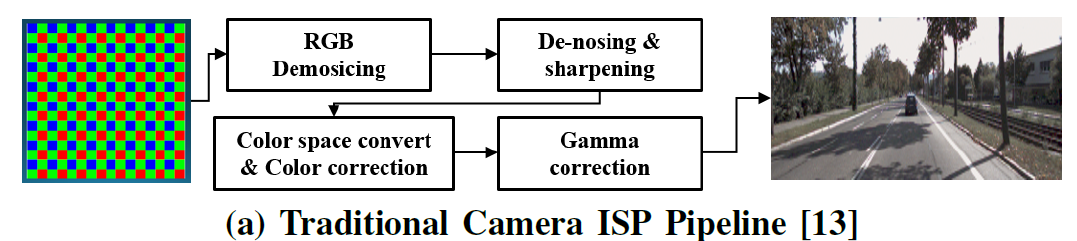
#> input picture media/teaser_a.png, 1077 x 241 px, given as the content of the folder ../../media/DIV2K/DIV2K_train_HR, which was not available
$ python prepare_syn.py --images-dir-rgb ../../media --images-dir-raw ../../media --output-path out.png
#> lines starting #> are read from the running program, lines starting #| are printed output that depends on the picture; pictures that were not available may be replaced by others from this repository, and a replacement may not be noted
import argparse
import glob
import h5py
import numpy as np
import cv2
import os
import random

def show_img_cv2_plt(image) :
    import matplotlib.pyplot as plt
    plt.imshow(cv2.cvtColor(image, cv2.COLOR_BGR2RGB))
    plt.show()

def make_dataset(args):
    if not args.test :
        raw_folder = os.path.join(args.output_path+'/train/raw/')
        rgb_folder = os.path.join(args.output_path+'/train/rgb/')
    else:
        raw_folder = os.path.join(args.output_path+'/test/raw/')
        rgb_folder = os.path.join(args.output_path+'/test/rgb/')

    os.makedirs(raw_folder, exist_ok=True)
    os.makedirs(rgb_folder, exist_ok=True)

    if not args.test :
        sections = ['DIV2K/DIV2K_train_HR/','KITTI_detection/data_object_image_2/training/image_2/',\
                    'MS_COCO/train2017'] #,'/KITTI_depth/KITTI_sc/2011_10_03_drive_0034_sync_02/']
    else:
        sections = ['DIV2K/DIV2K_valid_HR/','/KITTI_detection/data_object_image_2/testing/image_2/', \
                        'MS_COCO/val2017'] #,'/KITTI_depth/KITTI_sc/2011_09_30_drive_0034_sync_02/']

    idx = 0
    for section in sections:
        img_dir_rgb       = args.images_dir_rgb+'/'+section+'/'
        img_dir_raw       = args.images_dir_raw+'/'+section+'/'
        img_path_rgb_list = sorted(glob.glob('{}/*.png'.format(img_dir_rgb)))
        img_path_raw_list = sorted(glob.glob('{}/*.png'.format(img_dir_raw)))

        if(img_path_rgb_list == []) :
            img_path_rgb_list = sorted(glob.glob('{}/*.jpg'.format(img_dir_rgb)))
        if not args.test :
            img_path_rgb_list  = img_path_rgb_list[:5000]
            img_path_raw_list  = img_path_raw_list[:5000]
        else:
            img_path_rgb_list  = img_path_rgb_list[:400]
            img_path_raw_list  = img_path_raw_list[:400]
        if(img_path_raw_list == []) :
            print('wrong directory')

        # if len(img_path_rgb_list) > 1000 :
        #     img_path_rgb_list      = img_path_rgb_list[:1000]
        #     img_path_raw_list  = img_path_raw_list[:1000]

        for image_rgb_path, image_raw_path in zip(img_path_rgb_list, img_path_raw_list):
            if (idx%100 == 0) :
                print('processed :{0} th file : {1}'.format(idx, image_rgb_path))

            # 1. read RGB/Bayer images
            img_rgb_ = cv2.imread(image_rgb_path, cv2.IMREAD_UNCHANGED) # BGR
#> img_rgb_ is the input picture: shape (241, 1077, 3); mean B, G, R 190.7, 196.8, 190.5
            img_rgb_ = cv2.cvtColor(img_rgb_, cv2.COLOR_BGR2RGB)
            img_raw_  = cv2.imread(image_raw_path, cv2.IMREAD_UNCHANGED)
            if img_raw_.dtype == 'uint16' :
                img_raw_  = (img_raw_/1023*255).clip(0,255).astype(np.uint8)

            # 3ch R(G1+G2)B Bayer --> 4ch RG1G2B Bayer
            H_,W_,_ = img_rgb_.shape
#> H_ = 241; W_ = 1077
            H_2,W_2,_ = img_raw_.shape
#> H_2 = 241; W_2 = 1077

            if H_ != H_2 :
                print(image_rgb_path)
                print(image_raw_path)
                continue
            elif W_ != W_2:
                print(image_rgb_path)
                print(image_raw_path)
                continue

            if H_//32*32 != H_ :
                img_rgb_ = img_rgb_[:H_//32*32, :, :]
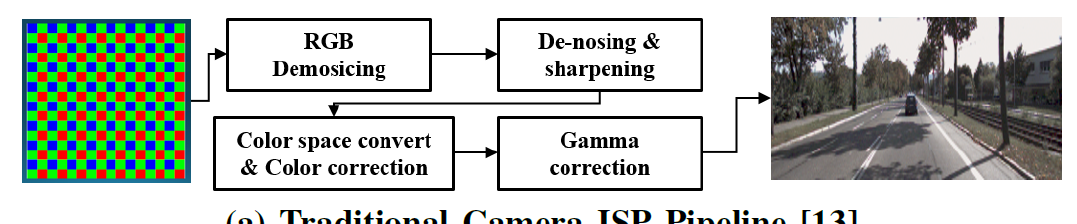
#> img_rgb_: shape (224, 1077, 3); mean R, G, B 188.5, 195.2, 188.7
                img_raw_ = img_raw_[:H_//32*32, :, :]
            if W_//32*32 != W_ :
                img_rgb_ = img_rgb_[:, :W_//32*32, :]
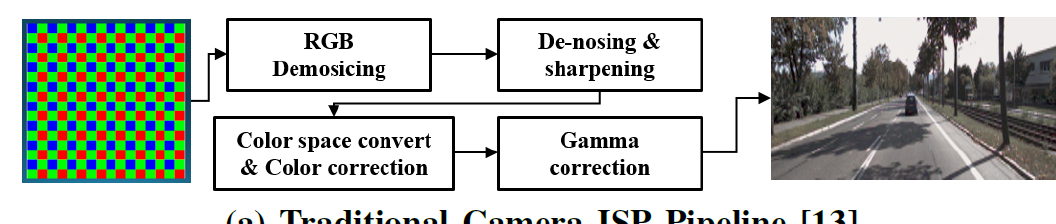
#> img_rgb_: shape (224, 1056, 3); mean R, G, B 187.8, 194.7, 188.1
                img_raw_ = img_raw_[:, :W_//32*32, :]
#> img_raw_: shape (224, 1056, 3)

            H_,W_,_ = img_rgb_.shape
#> H_ = 224; W_ = 1056
            img_rgb = img_rgb_ # HxWx3
            img_raw = np.zeros((H_//2,W_//2,4)) # HxWx4 ==> H/2xW/2x4
            img_raw[:,:,0] = img_raw_[1::2, 0::2, 0] # R
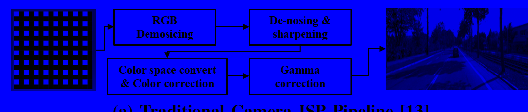
#> img_raw: shape (112, 528, 4) float64; mean B, G, R, A 188.9, 0, 0, 0
            img_raw[:,:,1] = img_raw_[0::2, 0::2, 1] # G1
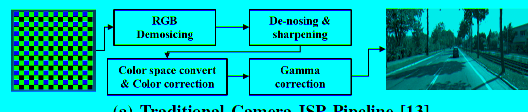
#> img_raw: shape (112, 528, 4) float64; mean B, G, R, A 188.9, 194.1, 0, 0
            img_raw[:,:,2] = img_raw_[1::2, 1::2, 1] # G2
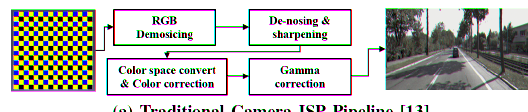
#> img_raw: shape (112, 528, 4) float64; mean B, G, R, A 188.9, 194.1, 195.4, 0
            img_raw[:,:,3] = img_raw_[0::2, 1::2, 2] # B

            if 'DIV2K' in section :
                img_rgb = cv2.resize(img_rgb, (img_rgb.shape[1]//4, img_rgb.shape[0]//4), interpolation=cv2.INTER_CUBIC)
                img_raw = cv2.resize(img_raw, (img_raw.shape[1]//4, img_raw.shape[0]//4), interpolation=cv2.INTER_CUBIC)
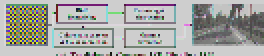
#> img_raw: shape (28, 132, 4) float64 (shown 2 times larger); mean B, G, R, A 184.3, 189.9, 189.1, 181.7; drawn with min black and max white
            else:
                img_rgb = cv2.resize(img_rgb, (img_rgb.shape[1], img_rgb.shape[0]), interpolation=cv2.INTER_CUBIC)
                img_raw = cv2.resize(img_raw, (img_raw.shape[1], img_raw.shape[0]), interpolation=cv2.INTER_CUBIC)

            # h/2 x w/2 x 4 --> h x w (original bayer)
            H_,W_,_ = img_rgb.shape
#> H_ = 56; W_ = 264
            img_raw_ = np.zeros((H_,W_))
            img_raw_[1::2, 0::2] = img_raw[:, :, 0]
#> img_raw_: shape (56, 264) float64
            img_raw_[0::2, 0::2] = img_raw[:, :, 1]
            img_raw_[1::2, 1::2] = img_raw[:, :, 2]
            img_raw_[0::2, 1::2] = img_raw[:, :, 3]

            img_raw_ = img_raw_.clip(0,255).astype(np.uint8)
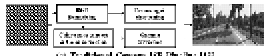
#> img_raw_: shape (56, 264); min 0, max 255, mean 185.9
            img_rgb  = img_rgb.clip(0,255).astype(np.uint8)
            cv2.imwrite(raw_folder+str(idx).zfill(6)+'.png', img_raw_)
            cv2.imwrite(rgb_folder+str(idx).zfill(6)+'.png', cv2.cvtColor(img_rgb, cv2.COLOR_RGB2BGR))

            idx += 1

if __name__ == '__main__':
    parser = argparse.ArgumentParser()
    parser.add_argument('--images-dir-rgb', type=str, default='/SSD1/Dataset_DRLISP/', required=True)
    parser.add_argument('--images-dir-raw', type=str, default='/SSD1/Dataset_DRLISP_RAW/', required=True)
    parser.add_argument('--output-path', type=str, default='./dataset/', required=True)
    parser.add_argument('--patch-size', type=int, default=224)
    parser.add_argument('--test', action='store_true')
    parser.add_argument('--augmentation', action='store_true')

    args = parser.parse_args()
    dirpath = os.path.dirname(args.output_path)

    if not os.path.exists(dirpath):
        os.mkdir(dirpath)

    make_dataset(args)
